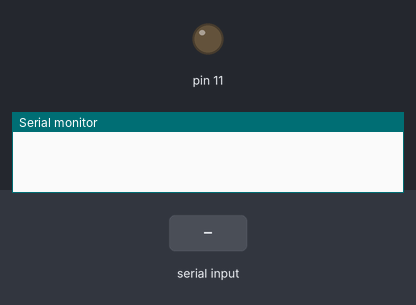
Bench run of a sketch on a simulated Arduino Uno, built with avr-gcc and run on an emulated ATmega328P. On the bench: output pins drawn as LEDs (lit = HIGH), the last lines printed to the serial monitor. The test bench sets the inputs (shaded band).

Above: at 1.2 s.
1.3 s: "90,45\n" received over Serial
At 1.6 s:
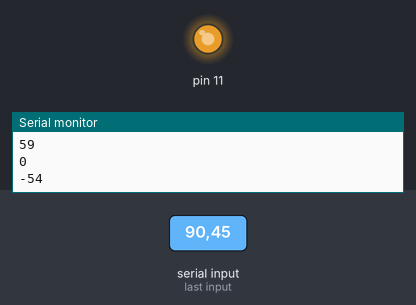
2.8 s: "30,150\n" received over Serial
At 3.9 s:
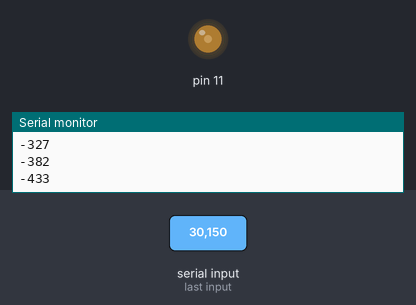
4.3 s: "0\n" received over Serial
At 4.9 s:
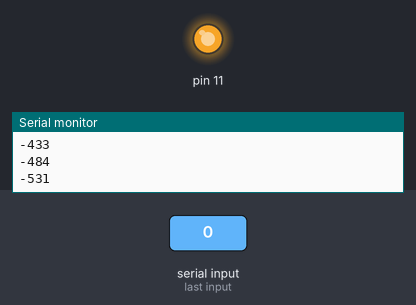
Timing chart, 0 to 7.3 s (numbered marks = the images above; inputs shaded):
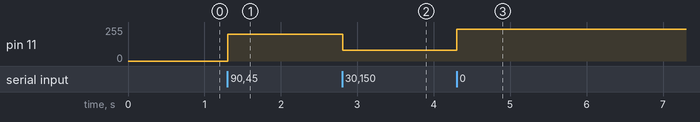

The sketch:

PIDLIDAR.ino
```cpp
int speed = 0;
int lastOutput = 175;
int place = 0;

double kP = .1;
double kI = 0.0;
double kD = 0.0;

int target = 320;

void setup() {
  pinMode(11, OUTPUT);

  Serial.begin(9600);
}

void loop() {
  if (Serial.available()) {
    int readBit = Serial.read() - '0';
    if (readBit == 'a' - '0') {
      speed = 0;
      place = 0;
    } else if (place == 0) {
      speed += 100 * readBit;
      place++;
    } else if (place == 1) {
      speed += 10 * readBit;
      place++;
    } else if (place == 2) {
       speed += readBit;

       int error = target - speed;

       double output = lastOutput + (kP * error);

       lastOutput = min(255, output);

       analogWrite(11, lastOutput);

       Serial.println(lastOutput);
    }
  }
}
```

Measured:
- after the input at 1.3 s, pin 11: 0/255 → 202/255 at once
- after the input at 2.8 s, pin 11: 202/255 → 79/255 at once
- after the input at 4.3 s, pin 11: 79/255 → 237/255 at once
